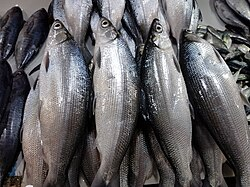
#> input picture backend/src/python/prototype/bangus.jpg, 250 x 187 px
$ python eye_extractor.py --dataset_dir ../../python/prototype   (older library calls are emulated)
#> lines starting #> are read from the running program, lines starting #| are printed output that depends on the picture
"""
Fish Eye Feature Extraction Pipeline
=====================================
Thesis: Fish Surface Quality Assessment System
Target Species: Tilapia, Milkfish, Carp

This script batch-processes a dataset of fish eye images, extracting
classical image processing features for freshness/quality assessment.

Usage:
    python eye_feature_extractor.py --dataset_dir ./dataset --output ./eye_features.csv

Directory Structure Expected:
    dataset/
        tilapia/
            high/    -> img1.jpg, img2.jpg, ...
            medium/  -> ...
            low/     -> ...
        milkfish/
            high/    -> ...
        carp/
            ...

Features are extracted per image and saved to a single CSV for
downstream analysis, normalization, and ML training.
"""

import os
import sys
import argparse
import logging
import warnings
import traceback
from pathlib import Path
from typing import Optional

import cv2
import numpy as np
import pandas as pd
from scipy.stats import entropy as scipy_entropy

# Suppress minor warnings
warnings.filterwarnings("ignore")

# ---------------------------------------------------------------------------
# Logging Setup
# ---------------------------------------------------------------------------
logging.basicConfig(
    level=logging.INFO,
    format="%(asctime)s [%(levelname)s] %(message)s",
    handlers=[logging.StreamHandler(sys.stdout)]
)
logger = logging.getLogger(__name__)


# ---------------------------------------------------------------------------
# Constants
# ---------------------------------------------------------------------------
SUPPORTED_EXTENSIONS = {".jpg", ".jpeg", ".png", ".bmp", ".tiff", ".tif", ".webp"}
TARGET_SIZE = (128, 128)          # Standardized image size for all processing
CLAHE_CLIP_LIMIT = 2.0            # CLAHE contrast limit
CLAHE_TILE_GRID = (8, 8)          # CLAHE tile grid size
GAUSSIAN_BLUR_KERNEL = (5, 5)     # Pre-processing noise reduction kernel
CANNY_LOW = 50                    # Canny edge detection lower threshold
CANNY_HIGH = 150                  # Canny edge detection upper threshold
LBP_RADIUS = 3                    # Local Binary Pattern radius
LBP_POINTS = 8 * LBP_RADIUS       # LBP sampling points


# ---------------------------------------------------------------------------
# Image Loading
# ---------------------------------------------------------------------------
def load_images_from_directory(root_dir: str) -> list[dict]:
    """
    Recursively walk root_dir and collect all image file paths.

    Extracts metadata from the directory hierarchy:
        root_dir / <species> / <quality_label> / image.jpg
        root_dir / <species> / image.jpg   (no quality subfolder)

    Returns a list of dicts:
        {
            "path": str,
            "filename": str,
            "species": str,
            "quality_label": str   # "unknown" if not determinable
        }
    """
#> called with root_dir = '../../python/prototype'
    root = Path(root_dir)
    if not root.exists():
        raise FileNotFoundError(f"Dataset directory not found: {root_dir}")

    records = []
    for filepath in sorted(root.rglob("*")):
        if filepath.suffix.lower() not in SUPPORTED_EXTENSIONS:
            continue

        parts = filepath.relative_to(root).parts

        species = "unknown"
        quality_label = "unknown"

        if len(parts) >= 3:
            # root / species / quality / filename.ext
            species = parts[0].lower()
            quality_label = parts[1].lower()
        elif len(parts) == 2:
            # root / species / filename.ext
            species = parts[0].lower()
        elif len(parts) == 1:
            # root / filename.ext  — try to infer from filename
            name_lower = filepath.stem.lower()
            for sp in ["tilapia", "milkfish", "carp"]:
                if sp in name_lower:
                    species = sp
                    break
            for ql in ["high", "medium", "low"]:
                if ql in name_lower:
                    quality_label = ql
                    break

        records.append({
            "path": str(filepath),
            "filename": filepath.name,
            "species": species,
            "quality_label": quality_label,
        })

    logger.info(f"Found {len(records)} image(s) under '{root_dir}'")
    return records


# ---------------------------------------------------------------------------
# Preprocessing
# ---------------------------------------------------------------------------
def preprocess_eye_image(image_path: str) -> Optional[dict]:
    """
    Load and preprocess a single eye image.

    Returns a dict of preprocessed representations:
        {
            "bgr"       : np.ndarray  [H, W, 3]  uint8
            "gray"      : np.ndarray  [H, W]     uint8
            "gray_eq"   : np.ndarray  [H, W]     uint8   (CLAHE equalized)
            "lab"       : np.ndarray  [H, W, 3]  uint8
            "hsv"       : np.ndarray  [H, W, 3]  uint8
            "edges"     : np.ndarray  [H, W]     uint8   (Canny)
            "blurred"   : np.ndarray  [H, W]     uint8   (gray + blur)
        }
    Returns None if the image cannot be loaded or preprocessed.
    """
#> called with image_path = '../../python/prototype/bangus.jpg'
    img_bgr = cv2.imread(image_path)
#> img_bgr is the input picture: shape (187, 250, 3); mean B, G, R 97.2, 95.1, 97.2
    if img_bgr is None:
        logger.warning(f"Could not read image: {image_path}")
        return None

    # Standardize size
    img_bgr = cv2.resize(img_bgr, TARGET_SIZE, interpolation=cv2.INTER_AREA)
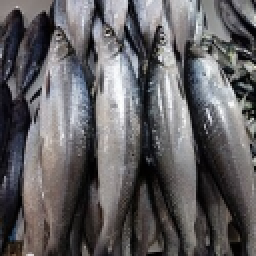
#> img_bgr: shape (128, 128, 3) (shown 2 times larger); mean B, G, R 97.2, 95.1, 97.2

    # Grayscale
    gray = cv2.cvtColor(img_bgr, cv2.COLOR_BGR2GRAY)

    # CLAHE on grayscale — improves feature stability under varying lighting
    clahe = cv2.createCLAHE(clipLimit=CLAHE_CLIP_LIMIT, tileGridSize=CLAHE_TILE_GRID)
    gray_eq = clahe.apply(gray)
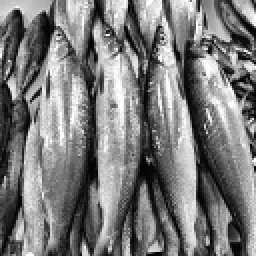
#> gray_eq: shape (128, 128) (shown 2 times larger); min 2, max 255, mean 122.5

    # Gaussian blur for noise-robust edge / texture computation
    blurred = cv2.GaussianBlur(gray_eq, GAUSSIAN_BLUR_KERNEL, 0)
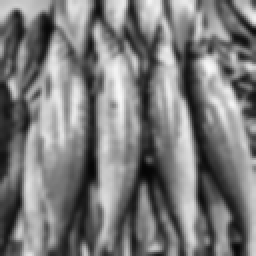
#> blurred: shape (128, 128) (shown 2 times larger); min 4, max 248, mean 122.5

    # Color space conversions
    lab = cv2.cvtColor(img_bgr, cv2.COLOR_BGR2LAB)
#> lab: shape (128, 128, 3); mean of channels 0, 1, 2 100.3, 129.4, 127.1
    hsv = cv2.cvtColor(img_bgr, cv2.COLOR_BGR2HSV)
#> hsv: shape (128, 128, 3); mean H, S, V 79.3, 31.5, 100.9

    # Canny edges on equalized+blurred grayscale
    edges = cv2.Canny(blurred, CANNY_LOW, CANNY_HIGH)
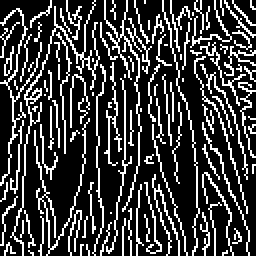
#> edges: shape (128, 128) (shown 2 times larger); 23.1% white in thin lines or dots

    return {
        "bgr": img_bgr,
        "gray": gray,
        "gray_eq": gray_eq,
        "blurred": blurred,
        "lab": lab,
        "hsv": hsv,
        "edges": edges,
    }


# ---------------------------------------------------------------------------
# A. Baseline / Original Features
# ---------------------------------------------------------------------------
def extract_baseline_features(imgs: dict) -> dict:
    """
    Original baseline features — kept for comparison and backward compatibility.

    Features:
        red_intensity_lab_a_mean  : Mean of LAB a-channel (positive = redness)
        red_coverage_lab_a_ratio  : Fraction of pixels with LAB a > 10
        eye_L_mean                : Mean L-channel (brightness) of eye region
        eye_cloudiness_ratio      : Placeholder (requires separate body image);
                                    set to NaN here — populated upstream if available
    """
    lab = imgs["lab"].astype(np.float32)
    l_channel = lab[:, :, 0]
    a_channel = lab[:, :, 1]

    # LAB a-channel: 0–255 in OpenCV, midpoint at 128 means neutral
    a_shifted = a_channel - 128.0   # shift so 0 = neutral, +ve = redness

    red_intensity_lab_a_mean = float(np.mean(a_shifted))
    red_coverage_lab_a_ratio = float(np.mean(a_shifted > 10))
    eye_L_mean = float(np.mean(l_channel))

    return {
        "red_intensity_lab_a_mean": red_intensity_lab_a_mean,
        "red_coverage_lab_a_ratio": red_coverage_lab_a_ratio,
        "eye_L_mean": eye_L_mean,
        "eye_cloudiness_ratio": np.nan,   # Requires body image reference
    }


# ---------------------------------------------------------------------------
# B1. Clarity / Sharpness Features
# ---------------------------------------------------------------------------
def extract_clarity_features(imgs: dict) -> dict:
    """
    Measures sharpness degradation — cloudy/spoiled eyes lose fine detail.

    Features:
        laplacian_variance   : Higher = sharper. Drops as eye clouds over.
        sobel_gradient_mean  : Mean edge gradient magnitude.
        edge_density_canny   : Fraction of edge pixels from Canny detector.
    """
    # Laplacian and Sobel require uint8 source in this OpenCV build
    gray_eq = imgs["gray_eq"]           # uint8
    gray_float = gray_eq.astype(np.float32)
    edges = imgs["edges"]

    # Laplacian — second-order derivative sharpness estimator
    laplacian = cv2.Laplacian(gray_eq, cv2.CV_32F)
    laplacian_variance = float(np.var(laplacian))

    # Sobel gradient magnitude
    sobelx = cv2.Sobel(gray_eq, cv2.CV_32F, 1, 0, ksize=3)
    sobely = cv2.Sobel(gray_eq, cv2.CV_32F, 0, 1, ksize=3)
    sobel_magnitude = np.sqrt(sobelx**2 + sobely**2)
    sobel_gradient_mean = float(np.mean(sobel_magnitude))

    # Canny edge density
    total_pixels = edges.size
    edge_pixels = float(np.count_nonzero(edges))
    edge_density_canny = edge_pixels / total_pixels if total_pixels > 0 else 0.0

    return {
        "laplacian_variance": laplacian_variance,
        "sobel_gradient_mean": sobel_gradient_mean,
        "edge_density_canny": edge_density_canny,
    }


# ---------------------------------------------------------------------------
# B2. Texture Features
# ---------------------------------------------------------------------------
def extract_texture_features(imgs: dict) -> dict:
    """
    Measures structural texture loss — spoiled eyes become smooth/uniform.

    Features:
        gray_std_dev      : Standard deviation of grayscale pixel intensities.
        gray_entropy      : Shannon entropy of intensity histogram.
        local_contrast    : Mean of local standard deviation (3×3 patches).
        lbp_texture_score : Mean LBP (Local Binary Pattern) histogram variance.
    """
    gray_eq = imgs["gray_eq"]
    gray_float = gray_eq.astype(np.float32)

    # Standard deviation — higher = more texture variation
    gray_std_dev = float(np.std(gray_float))

    # Shannon entropy from normalized histogram
    hist, _ = np.histogram(gray_eq, bins=256, range=(0, 256))
    hist_prob = hist / (hist.sum() + 1e-9)
    gray_entropy = float(scipy_entropy(hist_prob + 1e-9))

    # Local contrast: compute std in 3×3 patches using integral image approach
    kernel = np.ones((3, 3), np.float32) / 9.0
    local_mean = cv2.filter2D(gray_float, -1, kernel)
    local_sq_mean = cv2.filter2D(gray_float**2, -1, kernel)
    local_variance = local_sq_mean - local_mean**2
    local_variance = np.clip(local_variance, 0, None)
    local_contrast = float(np.mean(np.sqrt(local_variance)))

    # LBP texture score
    lbp_score = _compute_lbp_score(gray_eq)

    return {
        "gray_std_dev": gray_std_dev,
        "gray_entropy": gray_entropy,
        "local_contrast": local_contrast,
        "lbp_texture_score": lbp_score,
    }


def _compute_lbp_score(gray: np.ndarray) -> float:
    """
    Compute LBP manually using circular neighbor sampling.
    Returns the variance of the LBP histogram (higher = richer texture).
    """
    h, w = gray.shape
    lbp_map = np.zeros((h, w), dtype=np.uint8)
    gray_f = gray.astype(np.float32)
    radius = LBP_RADIUS
    n_points = LBP_POINTS

    for i in range(n_points):
        angle = 2 * np.pi * i / n_points
        dx = radius * np.cos(angle)
        dy = -radius * np.sin(angle)  # flip y for image coords

        # Bilinear interpolation of neighbor pixel
        x0 = int(np.floor(dx))
        x1 = x0 + 1
        y0 = int(np.floor(dy))
        y1 = y0 + 1

        wx = dx - x0
        wy = dy - y0

        # Shift maps for neighbor positions (border handling via reflection)
        def shift(arr, sx, sy):
            return np.roll(np.roll(arr, sy, axis=0), sx, axis=1)

        neighbor = (
            (1 - wx) * (1 - wy) * shift(gray_f, x0, y0)
            + wx       * (1 - wy) * shift(gray_f, x1, y0)
            + (1 - wx) * wy       * shift(gray_f, x0, y1)
            + wx       * wy       * shift(gray_f, x1, y1)
        )
        lbp_map += ((neighbor >= gray_f).astype(np.uint8) << i)

    hist, _ = np.histogram(lbp_map, bins=256, range=(0, 256))
    return float(np.var(hist.astype(np.float32)))


# ---------------------------------------------------------------------------
# B3. Cloudiness / Opacity Features
# ---------------------------------------------------------------------------
def extract_cloudiness_features(imgs: dict) -> dict:
    """
    Detects hazy, opaque appearance — hallmark of spoiled fish eyes.

    In HSV space:
        Cloudy pixels = high Value (V) but low Saturation (S)
        Fresh eyes = more saturated, vivid appearance

    Features:
        cloudy_pixel_ratio   : Fraction of pixels with V > 180 and S < 50
        mean_saturation      : Mean HSV saturation (lower = cloudier)
        mean_value           : Mean HSV value (brightness)
        saturation_std_dev   : Std deviation of saturation
    """
    hsv = imgs["hsv"]
    h_ch, s_ch, v_ch = cv2.split(hsv)

    # Cloudiness mask: bright (high V) but desaturated (low S)
    cloudy_mask = (v_ch.astype(np.float32) > 180) & (s_ch.astype(np.float32) < 50)
    cloudy_pixel_ratio = float(np.mean(cloudy_mask))

    mean_saturation = float(np.mean(s_ch.astype(np.float32)))
    mean_value = float(np.mean(v_ch.astype(np.float32)))
    saturation_std_dev = float(np.std(s_ch.astype(np.float32)))

    return {
        "cloudy_pixel_ratio": cloudy_pixel_ratio,
        "mean_saturation": mean_saturation,
        "mean_value": mean_value,
        "saturation_std_dev": saturation_std_dev,
    }


# ---------------------------------------------------------------------------
# B4. Specular Highlight / Glossiness Features
# ---------------------------------------------------------------------------
def extract_highlight_features(imgs: dict) -> dict:
    """
    Fresh eyes exhibit stronger specular (mirror-like) reflections.
    Spoiled eyes lose this gloss.

    Features:
        highlight_ratio        : Fraction of pixels above 95th percentile brightness
        brightest_pixel_ratio  : Fraction of pixels with value ≥ 240 (near-white)
        reflection_intensity   : Mean intensity within highlight mask
        highlight_area_std     : Spatial variation of highlight region (spread)
    """
    gray = imgs["gray"].astype(np.float32)
    total_pixels = gray.size

    p95 = float(np.percentile(gray, 95))
    highlight_mask = gray >= p95
    highlight_ratio = float(np.mean(highlight_mask))

    bright_mask = gray >= 240.0
    brightest_pixel_ratio = float(np.count_nonzero(bright_mask) / total_pixels)

    if np.any(highlight_mask):
        reflection_intensity = float(np.mean(gray[highlight_mask]))
        # Spatial spread: std of row/col positions of highlight pixels
        coords = np.argwhere(highlight_mask)
        highlight_area_std = float(np.std(coords.astype(np.float32)))
    else:
        reflection_intensity = 0.0
        highlight_area_std = 0.0

    return {
        "highlight_ratio": highlight_ratio,
        "brightest_pixel_ratio": brightest_pixel_ratio,
        "reflection_intensity": reflection_intensity,
        "highlight_area_std": highlight_area_std,
    }


# ---------------------------------------------------------------------------
# B5. Color Robustness Features
# ---------------------------------------------------------------------------
def extract_color_features(imgs: dict) -> dict:
    """
    Multi-channel redness and color features for spoilage detection.
    More robust than single LAB a-channel alone.

    Features:
        rgb_redness_ratio        : R / (R + G + B) — normalized redness
        lab_a_mean               : LAB a-channel mean (shifted to zero-center)
        lab_a_std                : LAB a-channel standard deviation
        hsv_hue_mean             : Mean hue in HSV
        hsv_hue_std              : Hue standard deviation (color consistency)
        red_channel_dominance    : Mean(R - max(G, B)) — R dominant pixels
        bgr_blue_ratio           : B / (R + G + B) — bluish discoloration
    """
    bgr = imgs["bgr"].astype(np.float32)
    lab = imgs["lab"].astype(np.float32)
    hsv = imgs["hsv"].astype(np.float32)

    b, g, r = cv2.split(bgr)
    channel_sum = r + g + b + 1e-9
    rgb_redness_ratio = float(np.mean(r / channel_sum))
    bgr_blue_ratio = float(np.mean(b / channel_sum))

    a_channel = lab[:, :, 1] - 128.0
    lab_a_mean = float(np.mean(a_channel))
    lab_a_std = float(np.std(a_channel))

    h_ch = hsv[:, :, 0]
    hsv_hue_mean = float(np.mean(h_ch))
    hsv_hue_std = float(np.std(h_ch))

    # Red channel dominance: pixels where R > G and R > B
    red_dominant_mask = (r > g) & (r > b)
    red_channel_dominance = float(np.mean((r - np.maximum(g, b))[red_dominant_mask])) \
        if np.any(red_dominant_mask) else 0.0

    return {
        "rgb_redness_ratio": rgb_redness_ratio,
        "lab_a_mean": lab_a_mean,
        "lab_a_std": lab_a_std,
        "hsv_hue_mean": hsv_hue_mean,
        "hsv_hue_std": hsv_hue_std,
        "red_channel_dominance": red_channel_dominance,
        "bgr_blue_ratio": bgr_blue_ratio,
    }


# ---------------------------------------------------------------------------
# B6. Morphological Shape Integrity
# ---------------------------------------------------------------------------
def extract_shape_features(imgs: dict) -> dict:
    """
    Measures eye deformation and collapse — degraded fish eyes lose roundness.

    Circularity = 4π × Area / Perimeter²
        → 1.0 = perfect circle, 0 = irregular

    Features:
        eye_area             : Area of detected eye contour in pixels²
        eye_perimeter        : Perimeter of detected contour
        circularity          : Shape roundness measure
        aspect_ratio         : Bounding box W / H
        contour_compactness  : Perimeter² / Area (inverse of circularity)
        otsu_threshold_value : Otsu threshold used (useful for lighting analysis)
    """
    gray_eq = imgs["gray_eq"]

    # Otsu thresholding to separate eye from background
    otsu_val, binary = cv2.threshold(
        gray_eq, 0, 255, cv2.THRESH_BINARY + cv2.THRESH_OTSU
    )

    # Morphological cleanup
    kernel = cv2.getStructuringElement(cv2.MORPH_ELLIPSE, (5, 5))
    binary = cv2.morphologyEx(binary, cv2.MORPH_CLOSE, kernel)
    binary = cv2.morphologyEx(binary, cv2.MORPH_OPEN, kernel)

    contours, _ = cv2.findContours(binary, cv2.RETR_EXTERNAL, cv2.CHAIN_APPROX_SIMPLE)

    if not contours:
        return {
            "eye_area": 0.0,
            "eye_perimeter": 0.0,
            "circularity": 0.0,
            "aspect_ratio": 1.0,
            "contour_compactness": 0.0,
            "otsu_threshold_value": float(otsu_val),
        }

    # Use largest contour as eye region
    largest = max(contours, key=cv2.contourArea)
    area = float(cv2.contourArea(largest))
    perimeter = float(cv2.arcLength(largest, closed=True))

    circularity = (4 * np.pi * area / (perimeter**2)) if perimeter > 0 else 0.0
    compactness = (perimeter**2 / area) if area > 0 else 0.0

    x, y, w, h = cv2.boundingRect(largest)
    aspect_ratio = float(w) / float(h) if h > 0 else 1.0

    return {
        "eye_area": area,
        "eye_perimeter": perimeter,
        "circularity": float(circularity),
        "aspect_ratio": aspect_ratio,
        "contour_compactness": float(compactness),
        "otsu_threshold_value": float(otsu_val),
    }


# ---------------------------------------------------------------------------
# Master Feature Extractor
# ---------------------------------------------------------------------------
def extract_all_features(record: dict) -> Optional[dict]:
    """
    Full pipeline for a single image record.
    Returns a flat dict of all features, or None on failure.
    """
    imgs = preprocess_eye_image(record["path"])
#> imgs = 7 items
    if imgs is None:
        return None

    features = {
        "filename": record["filename"],
        "species": record["species"],
        "quality_label": record["quality_label"],
        "image_path": record["path"],
    }

    feature_groups = [
        ("baseline",   extract_baseline_features),
        ("clarity",    extract_clarity_features),
        ("texture",    extract_texture_features),
        ("cloudiness", extract_cloudiness_features),
        ("highlight",  extract_highlight_features),
        ("color",      extract_color_features),
        ("shape",      extract_shape_features),
    ]

    for group_name, extractor_fn in feature_groups:
        try:
            group_features = extractor_fn(imgs)
            features.update(group_features)
        except Exception as e:
            logger.debug(f"Feature group '{group_name}' failed for {record['filename']}: {e}")
            # Fill with NaN so the row is still usable
            features[f"{group_name}_error"] = str(e)
#> this loop made 7 passes
#> (the rest of the program and of its run is left out)
